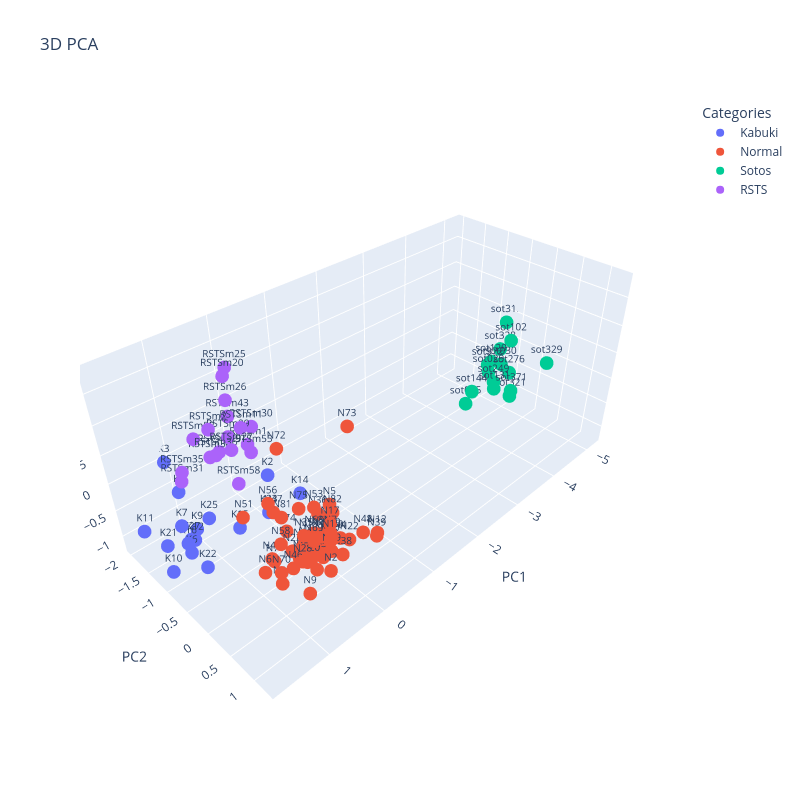

The notebook cell saved with this chart:
### Code cell
fig = go.Figure()
# Add traces for each category (for different colors)
for category in X_transformed_episign_df['target'].unique():
    df_cat = X_transformed_episign_df[X_transformed_episign_df['target'] == category]
    fig.add_trace(go.Scatter3d(
        x=df_cat['PC1'],
        y=df_cat['PC2'],
        z=df_cat['PC3'],
        mode='markers+text',
        name=category,
        text=df_cat['id'],
        textposition='top center',
        textfont=dict(size=10)
    ))

fig.update_layout(
    title='3D PCA',
    scene=dict(
        xaxis_title='PC1',
        yaxis_title='PC2',
        zaxis_title='PC3',
        camera=dict(
            eye=dict(x=1.5, y=1.5, z=1.5)  # Initial camera angle
        )
    ),
    legend_title_text='Categories',
    width=800,
    height=800
)
fig.write_image(step_folder / "3d_pca_episign.png")
fig.show()

### Figure 1 — Plotly figure (JSON) as saved in the notebook; plotly's stock layout.template omitted (floating-point values rounded to 4 significant figures)
{"data": [{"mode": "markers+text", "name": "Kabuki", "text": ["K7", "K2", "K6", "K1", "K3", "K27", "K10", "K11", "K12", "K14", "K15", "K16", "K9", "K21", "K22", "K23", "K25"], "textfont": {"size": 10}, "textposition": "top center", "type": "scatter3d", "x": [1.427, 0.743, 1.292, 1.233, 1.107, 1.208, 1.698, 1.659, 1.14, 0.2679, 0.6377, 1.305, 1.044, 1.543, 1.434, 0.1767, 0.9071], "y": [-1.169, 0.0519, -1.318, -1.467, -2.01, -1.419, -1.146, -1.929, -1.445, 0.05251, -0.9846, -1.345, -1.515, -1.514, -0.6199, -0.8826, -1.347], "z": [-0.4823, 0.7595, -1.213, -0.1673, -0.01347, -1.071, -1.173, -0.9538, -1.151, 0.1619, -0.9305, -1.034, -1.045, -1.035, -0.8779, -0.8599, -0.803]}, {"mode": "markers+text", "name": "Normal", "text": ["N39", "N38", "N36", "N35", "N34", "N30", "N28", "N26", "N23", "N22", "N21", "N20", "N19", "N18", "N17", "N16", "N15", "N82", "N81", "N80", "N79", "N14", "N13", "N75", "N74", "N73", "N72", "N12", "N11", "N71", "N70", "N69", "N68", "N10", "N66", "N9", "N8", "N61", "N60", "N59", "N58", "N7", "N56", "N6", "N5", "N53", "N4", "N51", "N50", "N3", "N48", "N47", "N2", "N46", "N45", "N44", "N43", "N42", "N41"], "textfont": {"size": 10}, "textposition": "top center", "type": "scatter3d", "x": [-0.1704, 0.2556, 0.306, 0.8797, 0.5955, 1.13, 0.9199, 0.7943, 0.8688, 0.08592, -0.02804, 0.7797, 0.489, 0.3794, 0.4583, 0.7764, 0.7691, 0.2768, 0.8568, 0.3498, 0.6374, 0.5883, 0.279, 0.61, 0.7573, -0.8902, 0.1338, -0.2969, 0.641, 1.082, 1.221, 0.7754, 0.6187, 0.2197, 0.3283, 0.9413, 0.1303, 0.6678, 0.4866, 0.6097, 1.064, 0.4536, 0.9941, 1.386, 0.2256, 0.358, -0.1461, 1.211, 0.4076, 0.8057, 0.03317, 0.7264, 0.7274, 1.022, 0.3416, 0.5256, 0.6274, 1.075, 0.6174], "y": [1.058, 0.853, 0.4507, 0.8789, 0.8693, 0.6893, 0.8699, 0.7721, 0.5967, 0.8038, 0.2344, 0.8481, 0.4582, 0.6553, 0.8772, 0.7045, 1.268, 0.7151, 0.4175, 0.8105, 0.5849, 0.7121, 0.6044, 0.4558, 0.3584, -0.2678, -0.5809, 0.9409, 0.6615, 0.4955, 0.829, 0.9396, 0.7474, 0.5943, 0.6407, 0.9934, 0.4802, 0.7647, 0.8917, 1.061, 0.6519, 0.8673, 0.3681, 0.7345, 0.6009, 0.4426, 0.3465, 0.1102, 0.6187, 0.649, 1.015, 0.05715, 1.169, 0.8003, 0.6723, 0.7684, 0.6213, 0.4378, 0.757], "z": [-0.2255, -0.4123, 0.07985, 0.3845, -0.2005, -0.4117, -0.03645, -0.05771, -0.09237, -0.2925, -0.5646, -0.1457, -0.2061, -0.2286, 0.2941, 0.01159, 0.5585, 0.257, 0.3596, -0.07231, -0.4719, -0.5525, -0.4181, 0.371, 0.01315, 0.4942, 0.4873, -0.3393, -0.1751, -0.1908, -0.03614, 0.2617, 0.1552, -0.2696, -0.1953, -0.5011, -0.04639, -0.1838, 0.02297, 0.06085, 0.2116, 0.1256, 0.6483, 0.02284, 0.2873, 0.2213, -0.7527, 0.3909, -0.095, -0.2276, -0.05156, 0.1218, -0.1183, -0.1312, -0.374, 0.04636, -0.1172, -0.1963, -0.117]}, {"mode": "markers+text", "name": "Sotos", "text": ["sot328", "sot329", "sot321", "sot102", "sot025", "sot029", "sot131", "sot129", "sot144", "sot313", "sot276", "sot030", "sot371", "sot372", "sot249"], "textfont": {"size": 10}, "textposition": "top center", "type": "scatter3d", "x": [-5.01, -5.053, -4.409, -4.859, -3.237, -4.137, -4.025, -4.535, -3.079, -5.172, -4.365, -4.667, -4.204, -4.385, -4.095], "y": [-0.6657, 0.3017, 0.04694, -0.3497, 0.00355, -0.2498, -0.02842, -0.4996, 0.2281, -0.7007, 0.01542, -0.3779, 0.1931, -0.4607, -0.0957], "z": [-0.123, -0.01841, -0.5215, 0.2421, -0.1319, -0.04222, -0.2254, -0.1103, 0.2858, 0.3494, -0.03441, -0.1703, -0.2454, -0.09782, -0.1526]}, {"mode": "markers+text", "name": "RSTS", "text": ["RSTSm1", "RSTSm2", "RSTSm11", "RSTSm20", "RSTSm25", "RSTSm26", "RSTSm27", "RSTSm29", "RSTSm30", "RSTSm31", "RSTSm34", "RSTSm35", "RSTSm36", "RSTSm43", "RSTSm52", "RSTSm55", "RSTSm58", "RSTSm59"], "textfont": {"size": 10}, "textposition": "top center", "type": "scatter3d", "x": [0.2858, 0.971, 0.649, 0.6796, 0.08685, 0.6927, 0.9221, 0.6796, 0.3153, 1.347, 0.9211, 1.431, 0.9381, 0.525, 1.032, 0.5205, 0.8386, 0.8049], "y": [-1.047, -0.825, -0.5777, -0.7875, -1.701, -0.7805, -0.4155, -0.8659, -0.8498, -1.067, -0.9852, -0.8298, -0.7899, -1.068, -1.147, -0.6094, -0.4997, -0.9331], "z": [0.3863, 1.125, 1.116, 1.816, 1.278, 1.465, 0.9961, 0.8287, 0.817, 0.3401, 0.5545, 0.6865, 0.7092, 0.9807, 0.8312, 0.6266, 0.3391, 0.6086]}], "layout": {"height": 800, "legend": {"title": {"text": "Categories"}}, "scene": {"camera": {"eye": {"x": 1.5, "y": 1.5, "z": 1.5}}, "xaxis": {"title": {"text": "PC1"}}, "yaxis": {"title": {"text": "PC2"}}, "zaxis": {"title": {"text": "PC3"}}}, "title": {"text": "3D PCA"}, "width": 800}}
